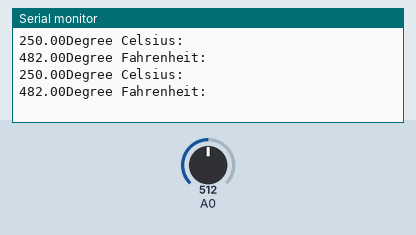
Bench run of a sketch on a simulated Arduino Uno, built with avr-gcc and run on an emulated ATmega328P. On the bench: the last lines printed to the serial monitor. The test bench sets the inputs (shaded band); at power-on: A0 = 512.

Above: at 1.8 s.
1.9 s: A0 set to 716
At 2.8 s:
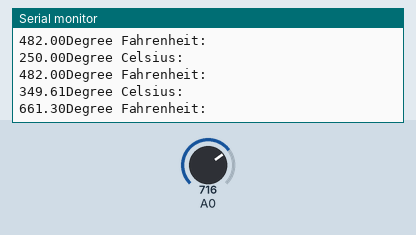
3.4 s: A0 set to 900
At 4.4 s:
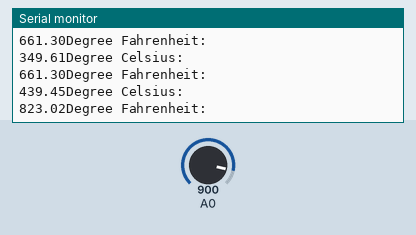
Timing chart, 0 to 6.4 s (numbered marks = the images above; inputs shaded):
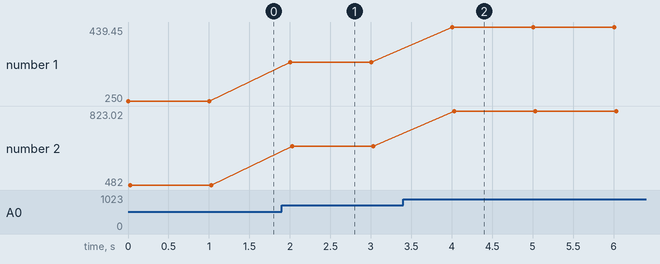

The sketch:

temp_sensor.ino
```cpp
int tempsensed;
void setup() {
  // put your setup code here, to run once:
 Serial.begin(9600);
}

void loop() {
  // put your main code here, to run repeatedly:
  tempsensed=analogRead(A0);
  float millivolts=((tempsensed/1024.0)*5000);
  float celsius =millivolts/10;
  Serial.print(celsius);
  Serial.println("Degree Celsius: ");

  Serial.print(((celsius*9)/5)+32);
  Serial.println("Degree Fahrenheit: ");
  delay(1000);
}
```

Measured:
- after the input at 1.9 s, the serial monitor: prints a new line after 0.10 s (image 1)
- after the input at 3.4 s, the serial monitor: prints a new line after 0.61 s (image 2)
- plotted number 1: 250 → 349.61 after the input at 1.9 s, 349.61 → 439.45 after the input at 3.4 s
- plotted number 2: 482 → 661.3 after the input at 1.9 s, 661.3 → 823.02 after the input at 3.4 s
